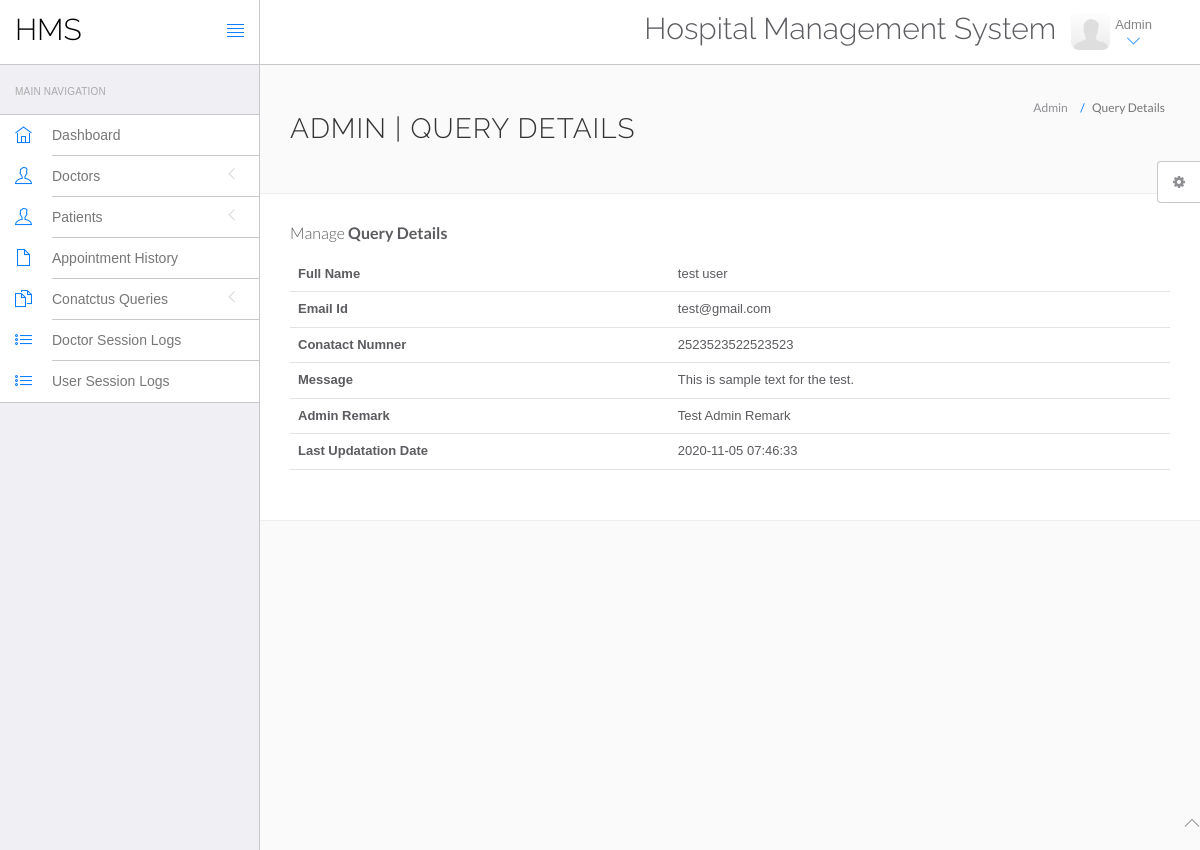
Page /hms/admin/query-details.php?id=1 (signed in) on the committed database.
### tables this page shows
CREATE TABLE `tblcontactus` (
  `id` int(11) NOT NULL,
  `fullname` varchar(255) DEFAULT NULL,
  `email` varchar(255) DEFAULT NULL,
  `contactno` bigint(12) DEFAULT NULL,
  `message` mediumtext DEFAULT NULL,
  `PostingDate` timestamp NULL DEFAULT current_timestamp(),
  `AdminRemark` mediumtext DEFAULT NULL,
  `LastupdationDate` timestamp NULL DEFAULT NULL ON UPDATE current_timestamp(),
  `IsRead` int(11) DEFAULT NULL
);

### hms/admin/query-details.php (the view, shortened to what this page needs)
<?php
include('include/config.php');
?>
<!DOCTYPE html>
<html lang="en">
	<head>
		<link rel="stylesheet" href="vendor/bootstrap/css/bootstrap.min.css">
		<link rel="stylesheet" href="vendor/fontawesome/css/font-awesome.min.css">
		<link rel="stylesheet" href="vendor/themify-icons/themify-icons.min.css">
		<link href="vendor/animate.css/animate.min.css" rel="stylesheet" media="screen">
		<link href="vendor/perfect-scrollbar/perfect-scrollbar.min.css" rel="stylesheet" media="screen">
		<link href="vendor/switchery/switchery.min.css" rel="stylesheet" media="screen">
		<link href="vendor/bootstrap-touchspin/jquery.bootstrap-touchspin.min.css" rel="stylesheet" media="screen">
		<link href="vendor/select2/select2.min.css" rel="stylesheet" media="screen">
		<link href="vendor/bootstrap-datepicker/bootstrap-datepicker3.standalone.min.css" rel="stylesheet" media="screen">
		<link href="vendor/bootstrap-timepicker/bootstrap-timepicker.min.css" rel="stylesheet" media="screen">
		<link rel="stylesheet" href="assets/css/styles.css">
		<link rel="stylesheet" href="assets/css/plugins.css">
		<link rel="stylesheet" href="assets/css/themes/theme-1.css" id="skin_color" />
	</head>
	<body>
		<div id="app">
<?php include('include/sidebar.php');?>
			<div class="app-content">
						<?php include('include/header.php');?>
				<div class="main-content" >
					<div class="wrap-content container" id="container">
						<section id="page-title">
							<div class="row">
								<div class="col-sm-8">
									<h1 class="mainTitle">Admin | Query Details</h1>
																	</div>
								<ol class="breadcrumb">
									<li>
										<span>Admin</span>
									</li>
									<li class="active">
										<span>Query Details</span>
									</li>
								</ol>
							</div>
						</section>
						<div class="container-fluid container-fullw bg-white">
									<div class="row">
								<div class="col-md-12">
									<h5 class="over-title margin-bottom-15">Manage <span class="text-bold">Query Details</span></h5>
									<table class="table table-hover" id="sample-table-1">
										<tbody>
<?php
$qid=intval($_GET['id']);
$sql=mysqli_query($con,"select * from tblcontactus where id='$qid'");
while($row=mysqli_fetch_array($sql))
{
?>
											<tr>
												<th>Full Name</th>
												<td><?php echo $row['fullname'];?></td>
											</tr>
											<tr>
												<th>Email Id</th>
												<td><?php echo $row['email'];?></td>
											</tr>
											<tr>
												<th>Conatact Numner</th>
												<td><?php echo $row['contactno'];?></td>
											</tr>
											<tr>
												<th>Message</th>
												<td><?php echo $row['message'];?></td>
												</tr>
<?php if($row['AdminRemark']==""){?>
<form name="query" method="post">
	<tr>
												<th>Admin Remark</th>
												<td><textarea name="adminremark" class="form-control" required="true"></textarea></td>
												</tr>
												<tr>
													<td>&nbsp;</td>
													<td>
														<button type="submit" class="btn btn-primary pull-left" name="update">
		Update <i class="fa fa-arrow-circle-right"></i>
								</button>
													</td>
												</tr>
</form>
													<?php } else {?>
	<tr>
												<th>Admin Remark</th>
												<td><?php echo $row['AdminRemark'];?></td>
												</tr>
<tr>
												<th>Last Updatation Date</th>
												<td><?php echo $row['LastupdationDate'];?></td>
												</tr>
											<?php
											 }} ?>
										</tbody>
									</table>
								</div>
							</div>
								</div>
							</div>
						</div>
					</div>
				</div>
	<?php include('include/footer.php');?>
	<?php include('include/setting.php');?>
	</body>
</html>

### hms/admin/assets/css/themes/theme-1.css (style rules this page uses)
body { background: #FAFAFA; }

### rows in the picture
tblcontactus: fullname "test user", email "test@gmail.com", contactno "2523523522523523", message "This is sample text for the test.", AdminRemark "Test Admin Remark", LastupdationDate "2020-11-05 07:46:33"
